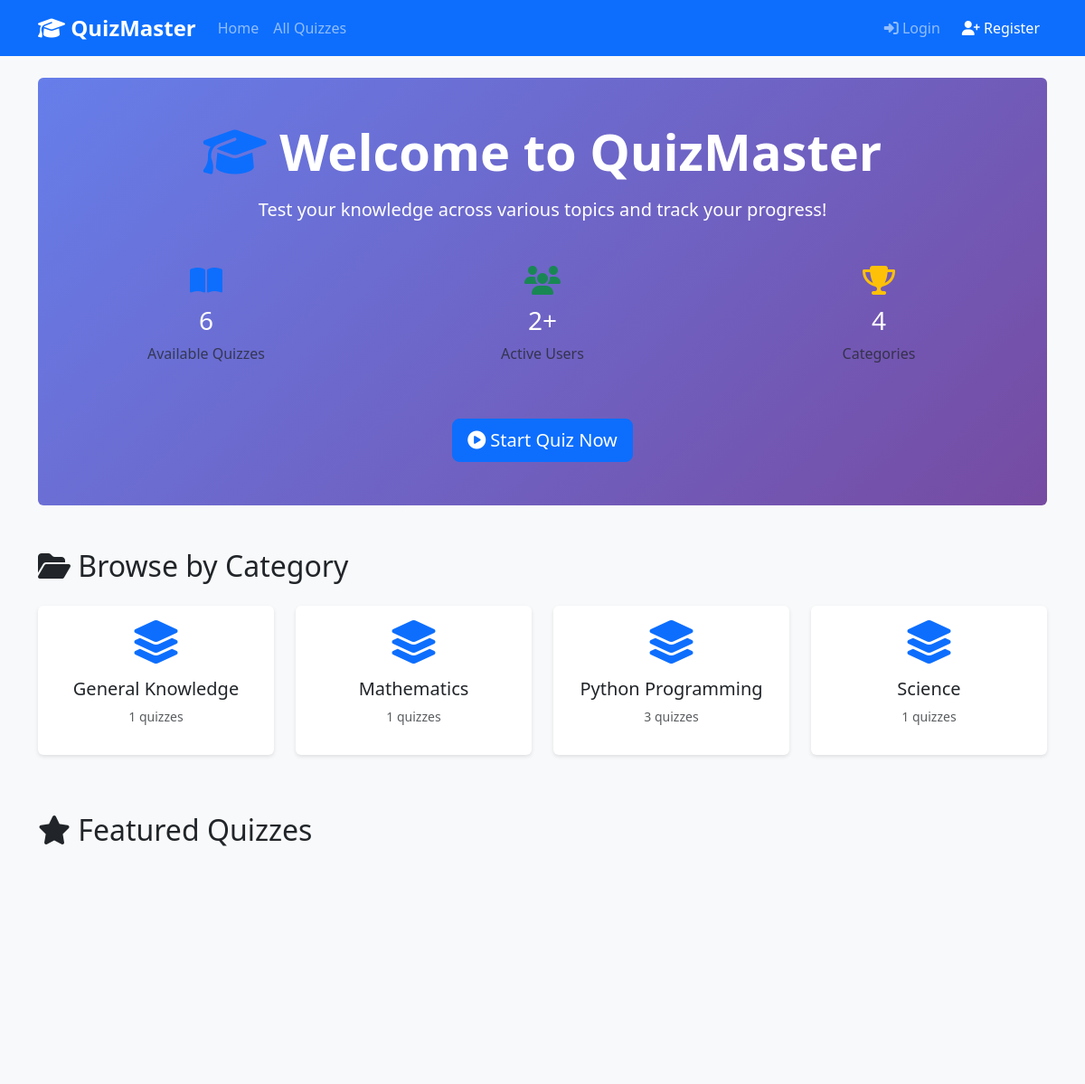
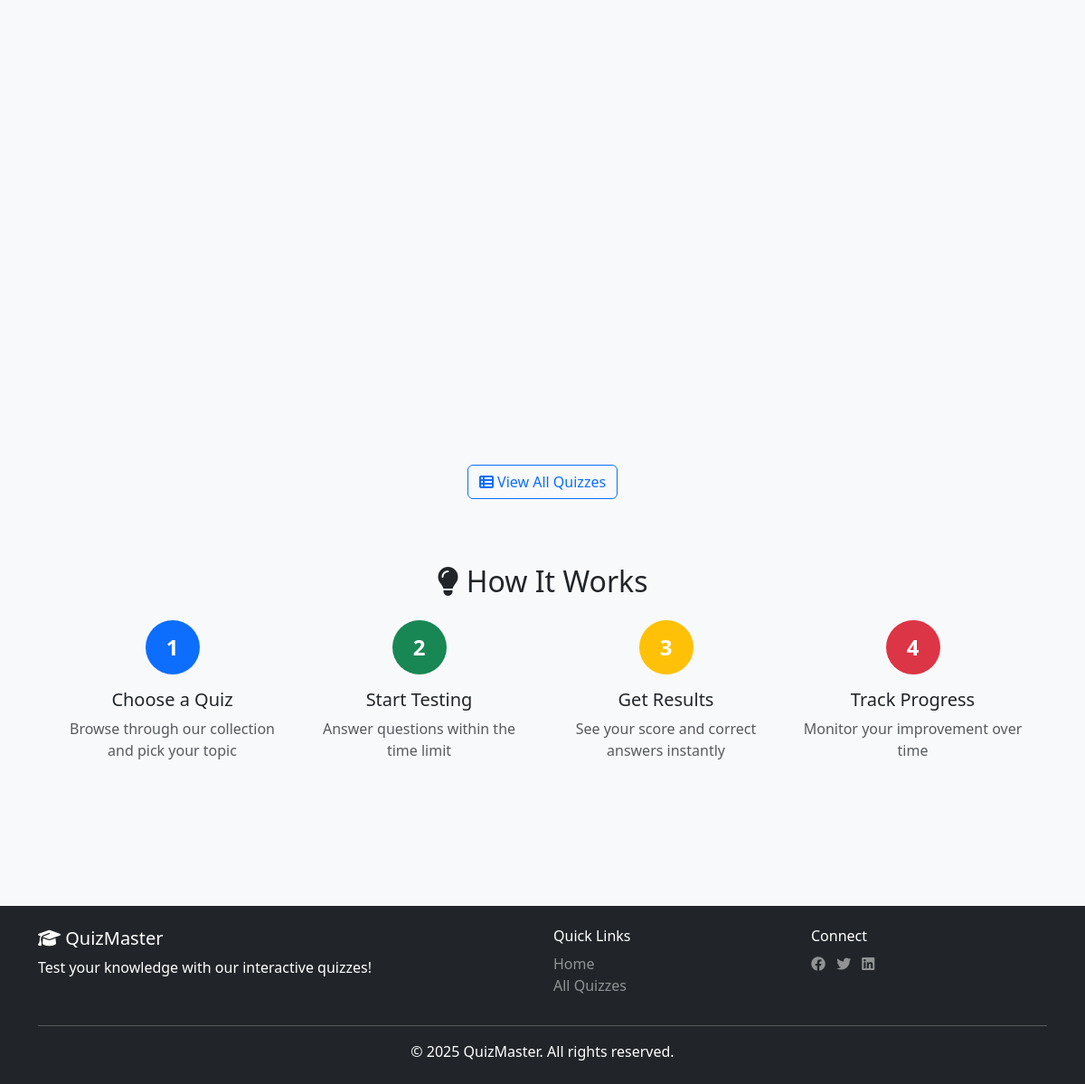
The page / on the database its author committed (2 pictures, top to bottom).
### quiz/models.py (models this page shows, shortened)
class Category(models.Model):
    name = models.CharField(max_length=100, unique=True)
    description = models.TextField(blank=True)
    created_at = models.DateTimeField(auto_now_add=True)
    class Meta:
        verbose_name_plural = 'Categories'
        ordering = ['name']

### quiz/views.py (the view)
# urls.py: path('', views.home, name='home'),
def home(request):
    categories = Category.objects.all()
    featured_quizzes = Quiz.objects.filter(is_active=True)[:6]
    total_quizzes = Quiz.objects.filter(is_active=True).count()
    total_users = QuizAttempt.objects.values('user').distinct().count()
    context = {
        'categories': categories,
        'featured_quizzes': featured_quizzes,
        'total_quizzes': total_quizzes,
        'total_users': total_users,
    }
    return render(request, 'quiz/home.html', context)

### quiz/models.py (called while the page is built)
    def total_questions(self):
        return self.questions.count()

### quiz/templates/quiz/home.html (shortened to what this page needs)
{% extends 'quiz/base.html' %}
{% load static %}
{% block content %}
<div class="hero-section text-center py-5 bg-light rounded mb-5">
    <div class="container">
        <h1 class="display-4 fw-bold mb-3">
            <i class="fas fa-graduation-cap text-primary"></i> Welcome to QuizMaster
        </h1>
        <p class="lead mb-4">Test your knowledge across various topics and track your progress!</p>
        <div class="row text-center mb-4">
            <div class="col-md-4">
                <div class="stat-card">
                    <h2 class="text-primary"><i class="fas fa-book-open"></i></h2>
                    <h3>{{ total_quizzes }}</h3>
                    <p class="text-muted">Available Quizzes</p>
                </div>
            </div>
            <div class="col-md-4">
                <div class="stat-card">
                    <h2 class="text-success"><i class="fas fa-users"></i></h2>
                    <h3>{{ total_users }}+</h3>
                    <p class="text-muted">Active Users</p>
                </div>
            </div>
            <div class="col-md-4">
                <div class="stat-card">
                    <h2 class="text-warning"><i class="fas fa-trophy"></i></h2>
                    <h3>{{ categories.count }}</h3>
                    <p class="text-muted">Categories</p>
                </div>
            </div>
        </div>
        <a href="{% url 'quiz:quiz_list' %}" class="btn btn-primary btn-lg">
            <i class="fas fa-play-circle"></i> Start Quiz Now
        </a>
    </div>
</div>
<div class="section mb-5">
    <h2 class="mb-4"><i class="fas fa-folder-open"></i> Browse by Category</h2>
    <div class="row">
        {% for category in categories %}
        <div class="col-md-3 col-sm-6 mb-3">
            <a href="{% url 'quiz:category_quizzes' category.id %}" class="text-decoration-none">
                <div class="card category-card h-100 text-center hover-shadow">
                    <div class="card-body">
                        <i class="fas fa-layer-group fa-3x text-primary mb-3"></i>
                        <h5 class="card-title">{{ category.name }}</h5>
                        <p class="text-muted small">{{ category.quizzes.count }} quizzes</p>
                    </div>
                </div>
            </a>
        </div>
        {% empty %}
        <div class="col-12">
            <p class="text-center text-muted">No categories available yet.</p>
        </div>
        {% endfor %}
    </div>
</div>
<div class="section mb-5">
    <h2 class="mb-4"><i class="fas fa-star"></i> Featured Quizzes</h2>
    <div class="row">
        {% for quiz in featured_quizzes %}
        <div class="col-md-4 mb-4">
        </div>
        {% empty %}
        <div class="col-12">
            <div class="alert alert-info text-center">
                <i class="fas fa-info-circle"></i> No quizzes available yet. Check back soon!
            </div>
        </div>
        {% endfor %}
    </div>
    {% if featured_quizzes %}
    <div class="text-center mt-4">
        <a href="{% url 'quiz:quiz_list' %}" class="btn btn-outline-primary">
            <i class="fas fa-th-list"></i> View All Quizzes
        </a>
    </div>
    {% endif %}
</div>
<div class="section mb-5 bg-light p-4 rounded">
    <h2 class="text-center mb-4"><i class="fas fa-lightbulb"></i> How It Works</h2>
    <div class="row text-center">
        <div class="col-md-3">
            <div class="step-card">
                <div class="step-number bg-primary text-white rounded-circle mx-auto mb-3">1</div>
                <h5>Choose a Quiz</h5>
                <p class="text-muted">Browse through our collection and pick your topic</p>
            </div>
        </div>
        <div class="col-md-3">
            <div class="step-card">
                <div class="step-number bg-success text-white rounded-circle mx-auto mb-3">2</div>
                <h5>Start Testing</h5>
                <p class="text-muted">Answer questions within the time limit</p>
            </div>
        </div>
        <div class="col-md-3">
            <div class="step-card">
                <div class="step-number bg-warning text-white rounded-circle mx-auto mb-3">3</div>
                <h5>Get Results</h5>
                <p class="text-muted">See your score and correct answers instantly</p>
            </div>
        </div>
        <div class="col-md-3">
            <div class="step-card">
                <div class="step-number bg-danger text-white rounded-circle mx-auto mb-3">4</div>
                <h5>Track Progress</h5>
                <p class="text-muted">Monitor your improvement over time</p>
            </div>
        </div>
    </div>
</div>
{% endblock %}

### static/css/style.css (style rules this page uses)
:root { --primary-color: #0d6efd; --success-color: #198754; --danger-color: #dc3545; --warning-color: #ffc107; --info-color: #0dcaf0; }
body { font-family: 'Segoe UI', Tahoma, Geneva, Verdana, sans-serif; background-color: #f8f9fa; min-height: 100vh; display: flex; flex-direction: column; }
.card { border: none; box-shadow: 0 2px 4px rgba(0, 0, 0, 0.1); transition: transform 0.3s, box-shadow 0.3s; }
.category-card { cursor: pointer; transition: all 0.3s; }
.hero-section { background: linear-gradient(135deg, #667eea 0%, #764ba2 100%); color: white; }
.stat-card { padding: 20px; transition: transform 0.3s; }
.step-number { width: 60px; height: 60px; line-height: 60px; font-size: 24px; font-weight: bold; }
.btn { transition: all 0.3s; }

### rows shown on the page
Category: name "General Knowledge", quizzes.count "1"
Category: name "Mathematics", quizzes.count "1"
Category: name "Python Programming", quizzes.count "3"
Category: name "Science", quizzes.count "1"

### other values the page prints
{{ total_quizzes }} "6"
{{ total_users }} "2"
{{ categories.count }} "4"
